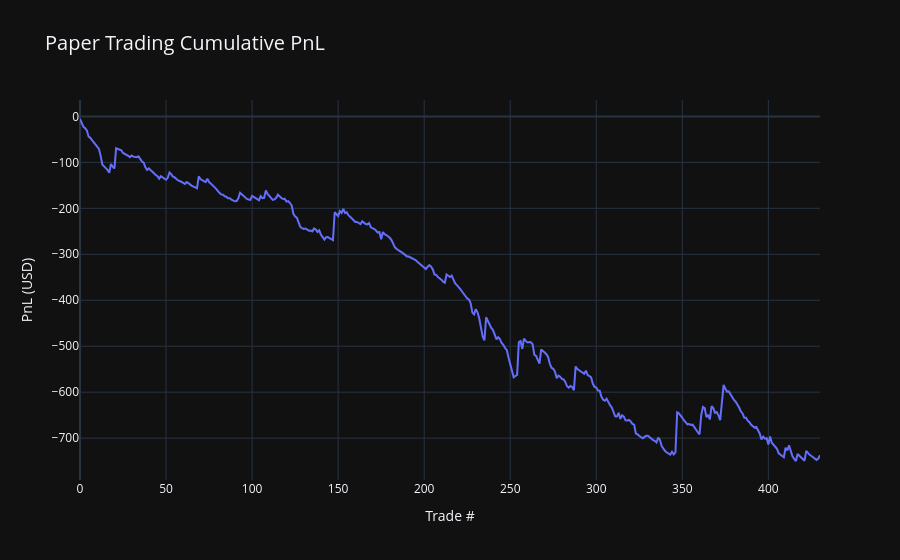
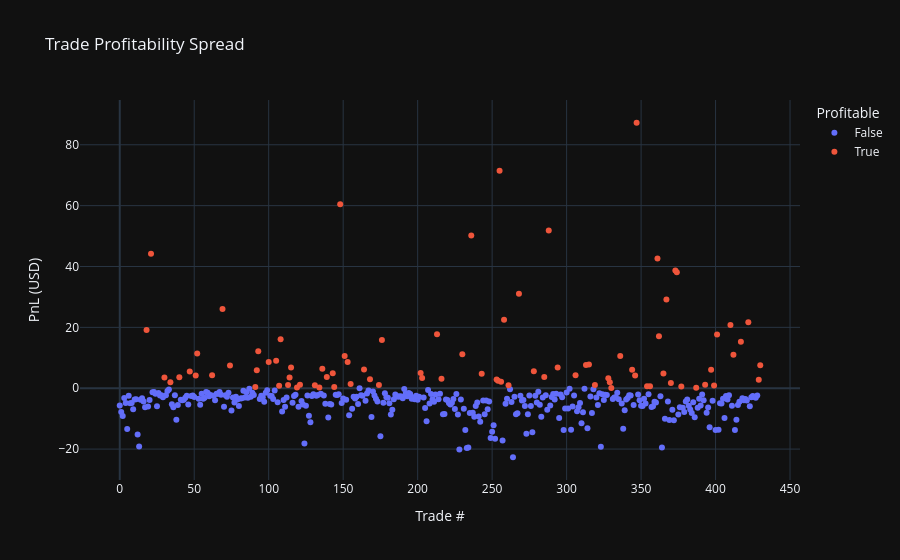

Notebook source saved alongside these figures, in order:
### Markdown cell above
## 4. Visualizations

### Code cell
if engine.closed_trades:
    df_trades = pd.DataFrame([vars(t) for t in engine.closed_trades])
    df_trades['cumulative_pnl'] = df_trades['pnl'].cumsum()
    
    fig = px.line(df_trades, y='cumulative_pnl', title='Paper Trading Cumulative PnL',
                  labels={'index': 'Trade #', 'cumulative_pnl': 'PnL (USD)'})
    fig.update_layout(title_font_size=20)
    fig.show()
    
    # Win/Loss scatter
    fig2 = px.scatter(df_trades, y='pnl', color=(df_trades['pnl'] > 0), 
                      title='Trade Profitability Spread',
                      labels={'color': 'Profitable', 'index': 'Trade #', 'pnl': 'PnL (USD)'})
    fig2.show()
else:
    print("No trades to visualize.")

### Figure 1 — Plotly figure (JSON) as saved in the notebook; plotly's stock layout.template omitted (floating-point values rounded to 4 significant figures; data arrays with more than 128 entries replaced by an {"elided": "..."} marker saying what was removed)
{"data": [{"hovertemplate": "Trade #=%{x}<br>PnL (USD)=%{y}<extra></extra>", "legendgroup": "", "line": {"color": "#636efa", "dash": "solid"}, "marker": {"symbol": "circle"}, "mode": "lines", "name": "", "orientation": "v", "showlegend": false, "type": "scatter", "x": {"elided": "431 int values"}, "xaxis": "x", "y": {"elided": "431 float values"}, "yaxis": "y"}], "layout": {"legend": {"tracegroupgap": 0}, "title": {"font": {"size": 20}, "text": "Paper Trading Cumulative PnL"}, "xaxis": {"anchor": "y", "domain": [0, 1], "title": {"text": "Trade #"}}, "yaxis": {"anchor": "x", "domain": [0, 1], "title": {"text": "PnL (USD)"}}}}

### Figure 2 — Plotly figure (JSON) as saved in the notebook; plotly's stock layout.template omitted (floating-point values rounded to 4 significant figures; data arrays with more than 128 entries replaced by an {"elided": "..."} marker saying what was removed)
{"data": [{"hovertemplate": "Profitable=False<br>Trade #=%{x}<br>PnL (USD)=%{y}<extra></extra>", "legendgroup": "False", "marker": {"color": "#636efa", "symbol": "circle"}, "mode": "markers", "name": "False", "orientation": "v", "showlegend": true, "type": "scatter", "x": {"elided": "344 int values"}, "xaxis": "x", "y": {"elided": "344 float values"}, "yaxis": "y"}, {"hovertemplate": "Profitable=True<br>Trade #=%{x}<br>PnL (USD)=%{y}<extra></extra>", "legendgroup": "True", "marker": {"color": "#EF553B", "symbol": "circle"}, "mode": "markers", "name": "True", "orientation": "v", "showlegend": true, "type": "scatter", "x": [18, 21, 30, 34, 40, 47, 51, 52, 62, 69, 74, 91, 92, 93, 100, 105, 107, 108, 113, 114, 115, 119, 121, 131, 134, 136, 139, 143, 144, 148, 151, 153, 155, 164, 168, 174, 176, 202, 203, 213, 216, 230, 236, 243, 253, 254, 255, 256, 258, 261, 268, 278, 285, 288, 294, 306, 313, 315, 319, 328, 329, 330, 336, 344, 346, 347, 354, 356, 361, 362, 365, 367, 370, 373, 374, 377, 387, 393, 397, 399, 401, 410, 412, 417, 422, 429, 430], "xaxis": "x", "y": [19.17, 44.17, 3.539, 1.978, 3.589, 5.486, 4.144, 11.44, 4.268, 26.01, 7.441, 0.404, 5.896, 12.13, 8.658, 9.011, 0.7939, 16.11, 1.046, 3.544, 6.801, 0.2674, 1.159, 1.011, 0.2069, 6.361, 3.653, 4.937, 0.4218, 60.46, 10.61, 8.643, 1.429, 6.118, 2.969, 1.089, 15.85, 4.982, 3.334, 17.7, 3.099, 11.13, 50.18, 4.785, 2.897, 2.445, 71.49, 2.162, 22.47, 0.9998, 31.02, 5.609, 3.652, 51.85, 6.832, 4.244, 7.637, 7.819, 1.047, 3.253, 1.935, 0.1073, 10.6, 6.063, 4.17, 87.24, 0.6527, 0.6549, 42.64, 17.1, 4.836, 29.16, 1.747, 38.7, 38.11, 0.6084, 0.1611, 1.154, 6.097, 0.9187, 17.64, 20.77, 10.96, 15.27, 21.69, 2.81, 7.517], "yaxis": "y"}], "layout": {"legend": {"title": {"text": "Profitable"}, "tracegroupgap": 0}, "title": {"text": "Trade Profitability Spread"}, "xaxis": {"anchor": "y", "domain": [0, 1], "title": {"text": "Trade #"}}, "yaxis": {"anchor": "x", "domain": [0, 1], "title": {"text": "PnL (USD)"}}}}
